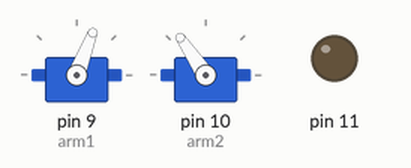
Recording of a sketch running on a simulated Arduino Uno, built with avr-gcc and run on an emulated ATmega328P. Shown: 2 × servo, output pins drawn as LEDs (lit = HIGH).

Above: at 0.05 s.
At 2.0 s:
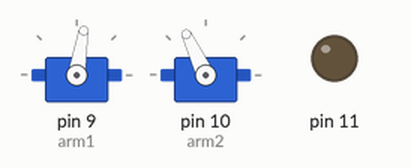
Timing chart, 0 to 4.6 s (numbered marks = the images above):
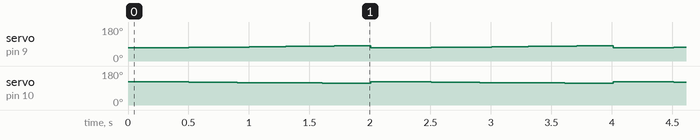

Measured:
- by itself, servo on pin 10 (arm2): repeats every 2.0 s: 122° 0.20 s, 121° 0.20 s, 120° 0.20 s, 119° 0.30 s, 118° 0.20 s, 117° 0.20 s, 116° 0.20 s, 115° 0.20 s, 124° 0.10 s, 123° 0.20 s
- by itself, servo on pin 9 (arm1): repeats every 2.0 s: 71° 0.10 s, 72° 0.20 s, 73° 0.10 s, 74° 0.20 s, 75° 0.10 s, 76° 0.20 s, 77° 0.10 s, 78° 0.20 s, 79° 0.10 s, 80° 0.20 s, 81° 0.10 s, 69° 0.20 s, 70° 0.20 s

The sketch:

arm_test_arduino.ino
```cpp
#include<Servo.h>
Servo arm1;
Servo arm2;
float sita1;
float sita2;
float sita1_now;
float sita2_now;
float x;
float y;
int i=0;
int times=20;
int L1=9;
int L2=11;
float pi=3.1416;
int target1=0;
int target2=0;
void line();
void triangle();
void setup() {
  // put your setup code here, to run once:
arm1.attach(9);
arm2.attach(10);
pinMode(11,OUTPUT);

  Serial.begin(9600);
}

void loop() {
  // put your main code here, to run repeatedly:

/*line();
//delay(5000);
//delay(5000);*/


 sita1=82-69;
  sita2=115-124;
  for(i=0;i<times;i++)
  {
    arm1.write((int)(69+sita1/times*i));
    arm2.write((int)(124+sita2/times*i));
    delay(100);
  }
  /*
  sita1=98-82;
  sita2=131-115;
    for(i=0;i<times;i++)
  {
    arm1.write((int)(82+sita1/times*i));
    arm2.write((int)(115+sita2/times*i));
    delay(100);
  }
  sita1=81-98;
  sita2=142-131;
      for(i=0;i<times;i++)
  {
    arm1.write((int)(98+sita1/times*i));
    arm2.write((int)(131+sita2/times*i));
    delay(100);
  }
  sita1=69-81;
  sita2=124-142;
   for(i=0;i<times;i++)
  {
    arm1.write((int)(81+sita1/times*i));
    arm2.write((int)(142+sita2/times*i));
    delay(100);
  }*/
  /*void line();
  delay(5000);*/

}
void line()
{
  analogWrite(11,16);//pen down
  x=6;
  y=0;

  for (;x<=9;x=x+0.3)
  {
    sita2=acos((x*x+y*y-L1*L1-L2*L2)/2/L1/L2);
    //sita2=sita2-pi;
    sita1=atan2(y,x)+atan2(L2*sin(3.1416-sita2),L1+L2*cos(3.1416-sita2));
    arm1.write((int)(sita1)/3.14*180);
    arm2.write((int)(sita2)/3.14*180);
    delay(200);
  }
  analogWrite(11,1);//pen up
}
void triangle()
{
   //analogWrite(11,19);//pen down
   x=6;
   y=6;


  for (;x<=9;x=x+0.5)
  {
    sita2=acos((x*x+y*y-L1*L1-L2*L2)/2/L1/L2);
    sita1=atan2(y,x)+acos((x*x+y*y+L1*L1-L2*L2)/(2*L1*sqrt(x*x+y*y)));
   // sita2=sita2-pi;
    //sita1=atan2(y,x)+atan2(L2*sin(3.1416-sita2),L1+L2*cos(3.1416-sita2));
    target1=(int)(sita1/3.14*180);
    target2=(int)(sita2/3.14*180);
    Serial.print(target1);
    Serial.println("next");
    Serial.print(target2);
    arm1.write(target1);
    arm2.write(target2);
    delay(500);
  }
 // analogWrite(11,20);//pen up
  //delay(1000);
  //analogWrite(11,16);
  for(;y<=3;y=y+0.5)
  {
    sita2=acos((x*x+y*y-L1*L1-L2*L2)/2/L1/L2);
    //sita2=sita2-pi;

    sita1=atan2(y,x)+acos((x*x+y*y+L1*L1-L2*L2)/(2*L1*sqrt(x*x+y*y)));
    target1=(int)(sita1/3.14*180);
    target2=(int)(sita2/3.14*180);
    Serial.print(target1);
    Serial.println("next");
    Serial.print(target2);
    arm1.write(target1);
    arm2.write(target2);
    delay(500);
  }
  analogWrite(11,19);
  delay(1000);
  analogWrite(11,16);
  for(;y>=6;)
  {
    sita2=acos((x*x+y*y-L1*L1-L2*L2)/2/L1/L2);
    //sita2=sita2-pi;
   sita1=atan2(y,x)+acos((x*x+y*y+L1*L1-L2*L2)/(2*L1*sqrt(x*x+y*y)));
    target1=(int)(sita1/3.14*180);
    target2=(int)(sita2/3.14*180);
    Serial.print(target1);
    Serial.println("next");
    Serial.print(target2);
    arm1.write(target1);
    arm2.write(target2);
    y=y-0.3;
    x=x-0.3;
    delay(500);
  }
  analogWrite(11,19);
}
```
